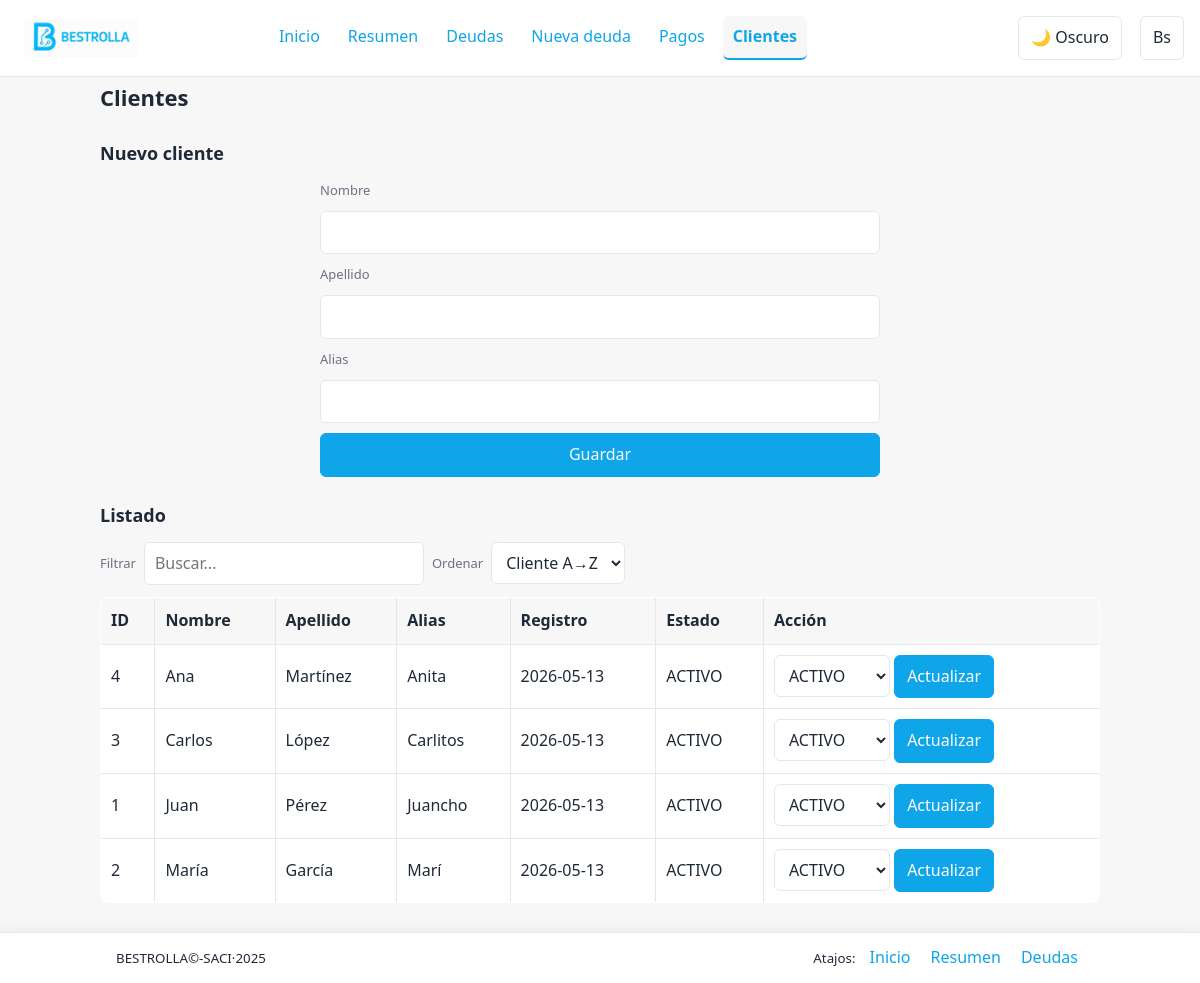
The page /index/vista/clientes.php on the database its author committed.
### tables this page shows
CREATE TABLE Clientes (
    id_cliente INT PRIMARY KEY AUTO_INCREMENT,
    nombre VARCHAR(50) NOT NULL,
    apellido VARCHAR(50) NOT NULL,
    alias VARCHAR(50),
    fecha_registro DATE DEFAULT (CURRENT_DATE),
    estado ENUM('ACTIVO', 'INACTIVO') DEFAULT 'ACTIVO'
);

### index/logica/clientes.php (called while the page is built, shortened)
<?php
function listarClientes(): array {
    $pdo = db();
    try {
        return $pdo->query('SELECT * FROM Clientes ORDER BY fecha_registro DESC')->fetchAll();
    } catch (PDOException $e) {
        return [];
    }
}
?>

### index/vista/clientes.php (the view, shortened to what this page needs)
<?php
require __DIR__.'/../logica/clientes.php';
$rows = listarClientes();
?><!doctype html><html><head><meta charset="utf-8"><title>Clientes</title><link rel="stylesheet" href="assets/css/style.css"><script src="assets/js/main.js" defer></script></head><body>
<?php require __DIR__.'/partials/nav.php'; ?>
<div class="container">
<h1>Clientes</h1>
<h2>Nuevo cliente</h2>
<form method="post">
<label>Nombre</label>
<input name="nombre" required>
<label>Apellido</label>
<input name="apellido" required>
<label>Alias</label>
<input name="alias">
<button>Guardar</button>
</form>
<h2>Listado</h2>
<div class="toolbar">
<label>Filtrar</label>
<input class="filter-input" data-target="#tbl-clientes" placeholder="Buscar...">
<label>Ordenar</label>
<select class="sort-input" data-target="#tbl-clientes">
  <option value="name_asc">Cliente A→Z</option>
</select>
</div>
<table id="tbl-clientes" border="1" cellpadding="6">
<tr>
<th>ID</th><th>Nombre</th><th>Apellido</th><th>Alias</th><th>Registro</th><th>Estado</th><th>Acción</th>
</tr>
<?php foreach($rows as $r): ?>
<tr>
<td><?=htmlspecialchars((string)$r['id_cliente'])?></td>
<td><?=htmlspecialchars((string)$r['nombre'])?></td>
<td><?=htmlspecialchars((string)$r['apellido'])?></td>
<td><?=htmlspecialchars((string)$r['alias'])?></td>
<td><?=htmlspecialchars((string)$r['fecha_registro'])?></td>
<td><?=htmlspecialchars((string)$r['estado'])?></td>
<td>
<form method="post" style="display:inline">
<select name="estado">
<option<?=$r['estado']==='ACTIVO'?' selected':''?>>ACTIVO</option>
</select>
<button>Actualizar</button>
</form>
</td>
</tr>
<?php endforeach; ?>
</table>
</div>
<?php require __DIR__.'/partials/footer.php'; ?>
</body></html>

### index/vista/partials/nav.php
<?php $current = basename($_SERVER['SCRIPT_NAME']); ?>
<nav class="navbar">
<a href="home.php" class="brand"><img src="assets/img/logo1.jpg" alt="Bodega" class="brand-logo" id="brand-logo"></a>
<div class="nav-links">
<a href="home.php" class="<?= $current==='home.php'?'active':'' ?>">Inicio</a>
<a href="resumen.php" class="<?= $current==='resumen.php'?'active':'' ?>">Resumen</a>
<a href="deudas.php" class="<?= $current==='deudas.php'?'active':'' ?>">Deudas</a>
<a href="nueva_deuda.php" class="<?= $current==='nueva_deuda.php'?'active':'' ?>">Nueva deuda</a>
<a href="pagos.php" class="<?= $current==='pagos.php'?'active':'' ?>">Pagos</a>
<a href="clientes.php" class="<?= $current==='clientes.php'?'active':'' ?>">Clientes</a>
</div>
<button id="theme-toggle" class="theme-toggle" type="button">Tema</button>
<button id="currency-toggle" class="currency-toggle" type="button">Bs</button>
</nav>

### index/vista/partials/footer.php
<footer class="global-footer" role="contentinfo">
  <div class="footer-content">
    <small class="muted">BESTROLLA©-SACI·2025</small>
    <div style="margin-left:auto;display:flex;gap:8px;align-items:center">
      <small class="muted">Atajos:</small>
      <a href="home.php">Inicio</a>
      <a href="resumen.php">Resumen</a>
      <a href="deudas.php">Deudas</a>
    </div>
  </div>
</footer>

### index/vista/assets/css/style.css (style rules this page uses)
:root { --bg:#f7f7f7;--fg:#1f2937;--muted:#6b7280;--primary:#0ea5e9;--border:#e5e7eb;--surface:#ffffff;--hover:rgba(0,0,0,.03);--ring:rgba(14,165,233,.2) }
* { box-sizing:border-box }
body { font-family:system-ui,Arial,sans-serif;margin:0;background:var(--bg);color:var(--fg);line-height:1.6;padding:80px 24px 80px }
.container { max-width:1000px;margin:0 auto }
h1 { font-size:22px;margin:0 0 16px }
h2 { font-size:18px;margin:24px 0 12px }
nav { margin:0 0 16px;display:flex;gap:10px;flex-wrap:wrap;align-items:center;justify-content:center }
.navbar { position:fixed;top:0;left:0;right:0;padding:12px 16px;background:var(--surface);border-bottom:1px solid var(--border);z-index:50;display:flex;align-items:center }
.navbar .brand { font-weight:700;margin-right:12px;color:var(--fg);text-decoration:none;padding:6px 8px;border-radius:6px }
.navbar .brand img.brand-logo { height:40px;width:auto;display:block;border-radius: 5px; }
.navbar .nav-links { display:flex;gap:8px;margin:0 auto }
.navbar .nav-links a { padding:8px 10px;border-radius:6px }
.navbar .nav-links a.active { background:var(--hover);font-weight:600;border-bottom:2px solid var(--primary) }
nav a { color:var(--primary);text-decoration:none }
a { color:var(--primary) }
table { width:100%;border-collapse:collapse;background:var(--surface);border:1px solid var(--border);border-radius:8px;overflow:hidden }
th,td { padding:10px;border-bottom:1px solid var(--border);text-align:left }
th { background:var(--hover);font-weight:600 }
form { display:grid;grid-template-columns:1fr;gap:10px;max-width:560px;margin:0 auto }
label { font-size:13px;color:var(--muted) }
input,select,button { font:inherit }
input,select { padding:8px 10px;border:1px solid var(--border);border-radius:6px;background:var(--surface);color:var(--fg) }
button { padding:8px 12px;border:1px solid var(--primary);background:var(--primary);color:#fff;border-radius:6px;cursor:pointer }
.theme-toggle { background:var(--surface);color:var(--fg);border:1px solid var(--border);margin-left:auto }
.currency-toggle { background:var(--surface);color:var(--fg);border:1px solid var(--border);margin-left:8px }
.filter-input { display:block;margin:8px 0 16px;max-width:280px }
.toolbar { display:flex;gap:8px;align-items:center;flex-wrap:wrap;margin-bottom:12px }
.toolbar .filter-input { margin:0;flex:1 1 260px }
.toolbar label { margin:0 }
.toolbar .sort-input { padding:8px 10px;border:1px solid var(--border);border-radius:6px;background:var(--surface);color:var(--fg) }
.global-footer { position:fixed;bottom:0;left:0;right:0;background:var(--surface);border-top:1px solid var(--border);z-index:59;box-shadow:0 -2px 10px rgba(0,0,0,.06) }
.global-footer .footer-content { max-width:1000px;margin:0 auto;padding:8px 16px;display:flex;gap:8px;align-items:center }
.global-footer a { color:var(--primary);text-decoration:none;padding:4px 6px;border-radius:6px }

### rows shown on the page
clientes: id_cliente "1", nombre "Juan", apellido "Pérez", alias "Juancho", fecha_registro "2026-05-13", estado "ACTIVO"
clientes: id_cliente "2", nombre "María", apellido "García", alias "Marí", fecha_registro "2026-05-13", estado "ACTIVO"
clientes: id_cliente "3", nombre "Carlos", apellido "López", alias "Carlitos", fecha_registro "2026-05-13", estado "ACTIVO"
clientes: id_cliente "4", nombre "Ana", apellido "Martínez", alias "Anita", fecha_registro "2026-05-13", estado "ACTIVO"
